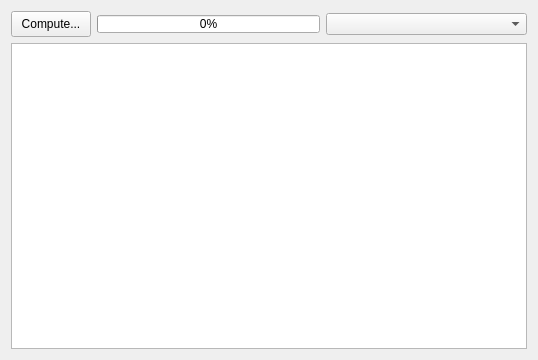
<?xml version="1.0" encoding="UTF-8"?>
<ui version="4.0">
 <class>RexDataGrid</class>
 <widget class="QWidget" name="RexDataGrid">
  <property name="geometry">
   <rect>
    <x>0</x>
    <y>0</y>
    <width>538</width>
    <height>360</height>
   </rect>
  </property>
  <property name="windowTitle">
   <string>Form</string>
  </property>
  <property name="autoFillBackground">
   <bool>true</bool>
  </property>
  <layout class="QGridLayout" name="gridLayout">
   <item row="0" column="0">
    <layout class="QVBoxLayout" name="verticalLayout">
     <item>
      <layout class="QHBoxLayout" name="horizontalLayout">
       <item>
        <widget class="QPushButton" name="m_runReportsCalculations">
         <property name="minimumSize">
          <size>
           <width>60</width>
           <height>26</height>
          </size>
         </property>
         <property name="maximumSize">
          <size>
           <width>80</width>
           <height>50</height>
          </size>
         </property>
         <property name="toolTip">
          <string>Export Excel/Csv</string>
         </property>
         <property name="autoFillBackground">
          <bool>false</bool>
         </property>
         <property name="text">
          <string>Compute...</string>
         </property>
         <property name="iconSize">
          <size>
           <width>20</width>
           <height>20</height>
          </size>
         </property>
        </widget>
       </item>
       <item>
        <widget class="QProgressBar" name="progressBar">
         <property name="minimumSize">
          <size>
           <width>0</width>
           <height>15</height>
          </size>
         </property>
         <property name="maximumSize">
          <size>
           <width>16777215</width>
           <height>18</height>
          </size>
         </property>
         <property name="autoFillBackground">
          <bool>false</bool>
         </property>
         <property name="maximum">
          <number>10000</number>
         </property>
         <property name="value">
          <number>0</number>
         </property>
         <property name="alignment">
          <set>Qt::AlignmentFlag::AlignRight|Qt::AlignmentFlag::AlignTrailing|Qt::AlignmentFlag::AlignVCenter</set>
         </property>
         <property name="textVisible">
          <bool>true</bool>
         </property>
         <property name="invertedAppearance">
          <bool>false</bool>
         </property>
         <property name="format">
          <string>%p%</string>
         </property>
        </widget>
       </item>
       <item>
        <widget class="QComboBox" name="m_comboBox">
         <property name="minimumSize">
          <size>
           <width>201</width>
           <height>0</height>
          </size>
         </property>
         <property name="maximumSize">
          <size>
           <width>2000</width>
           <height>22</height>
          </size>
         </property>
        </widget>
       </item>
      </layout>
     </item>
     <item>
      <widget class="QListWidget" name="dataGrid">
       <property name="sizePolicy">
        <sizepolicy hsizetype="Minimum" vsizetype="Expanding">
         <horstretch>0</horstretch>
         <verstretch>0</verstretch>
        </sizepolicy>
       </property>
       <property name="minimumSize">
        <size>
         <width>0</width>
         <height>0</height>
        </size>
       </property>
       <property name="currentRow">
        <number>-1</number>
       </property>
      </widget>
     </item>
    </layout>
   </item>
  </layout>
 </widget>
 <resources/>
 <connections/>
</ui>
